Frame 1 (no input): blank canvas, image omitted
Frame 60 (the mouse pressed at the canvas centre just before this capture): blank canvas, image omitted
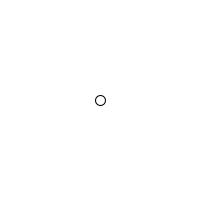
Frame 120 (the mouse held since frame 60 and released just before this capture)

The Processing sketch whose frames 1 and 60 were blank and that drew this single picture after the mouse press (run headless with seeded random() and noise(); from frame 60 on, the mouse is pressed at the canvas centre):

// Processing sketch: processing_16109
// ── processing_16109.pde

float x=100;
float y=100;
float tx,ty;

void setup(){
  size(200,200);
}
void draw(){
    background(255);
    if(mousePressed){
    tx= mouseX;
    ty= mouseY;
    }      
    x=x+(tx-x)+0.1;
    y=y+(ty-y)+0.1;
        ellipse(x,y,10,10);
}
